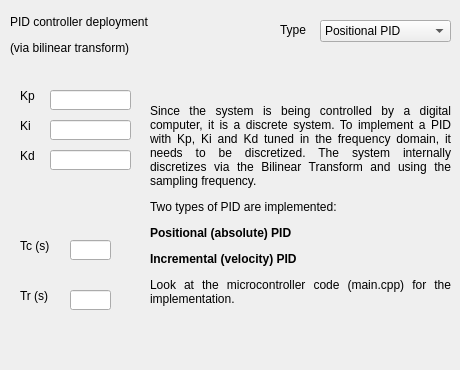
   <widget class="QWidget" name="tab_3">
    <attribute name="title">
     <string>PID</string>
    </attribute>
    <widget class="QLineEdit" name="Kp">
     <property name="geometry">
      <rect>
       <x>50</x>
       <y>90</y>
       <width>81</width>
       <height>20</height>
      </rect>
     </property>
    </widget>
    <widget class="QLineEdit" name="Ki">
     <property name="geometry">
      <rect>
       <x>50</x>
       <y>120</y>
       <width>81</width>
       <height>20</height>
      </rect>
     </property>
    </widget>
    <widget class="QLineEdit" name="Kd">
     <property name="geometry">
      <rect>
       <x>50</x>
       <y>150</y>
       <width>81</width>
       <height>20</height>
      </rect>
     </property>
    </widget>
    <widget class="QLabel" name="Kp_label">
     <property name="geometry">
      <rect>
       <x>20</x>
       <y>80</y>
       <width>21</width>
       <height>31</height>
      </rect>
     </property>
     <property name="text">
      <string>Kp</string>
     </property>
    </widget>
    <widget class="QLabel" name="Ki_label">
     <property name="geometry">
      <rect>
       <x>20</x>
       <y>110</y>
       <width>21</width>
       <height>31</height>
      </rect>
     </property>
     <property name="text">
      <string>Ki</string>
     </property>
    </widget>
    <widget class="QLabel" name="Kd_label">
     <property name="geometry">
      <rect>
       <x>20</x>
       <y>140</y>
       <width>21</width>
       <height>31</height>
      </rect>
     </property>
     <property name="text">
      <string>Kd</string>
     </property>
    </widget>
    <widget class="QLineEdit" name="time_constant">
     <property name="geometry">
      <rect>
       <x>70</x>
       <y>240</y>
       <width>41</width>
       <height>20</height>
      </rect>
     </property>
    </widget>
    <widget class="QLabel" name="time_constant_label">
     <property name="geometry">
      <rect>
       <x>20</x>
       <y>230</y>
       <width>41</width>
       <height>31</height>
      </rect>
     </property>
     <property name="toolTip">
      <string>Time constant for PID algorithm derivative action filtering. Smaller time constant, less filtering.</string>
     </property>
     <property name="text">
      <string>Tc (s)</string>
     </property>
    </widget>
    <widget class="QLabel" name="modooperacion_label_2">
     <property name="geometry">
      <rect>
       <x>10</x>
       <y>10</y>
       <width>216</width>
       <height>51</height>
      </rect>
     </property>
     <property name="text">
      <string>&lt;html&gt;&lt;head/&gt;&lt;body&gt;&lt;p&gt;PID controller deployment&lt;/p&gt;&lt;p&gt;(via bilinear transform)&lt;/p&gt;&lt;/body&gt;&lt;/html&gt;</string>
     </property>
    </widget>
    <widget class="QComboBox" name="PIDtype">
     <property name="geometry">
      <rect>
       <x>320</x>
       <y>20</y>
       <width>131</width>
       <height>22</height>
      </rect>
     </property>
     <item>
      <property name="text">
       <string>Positional PID</string>
      </property>
     </item>
     <item>
      <property name="text">
       <string>Incremental PID</string>
      </property>
     </item>
    </widget>
    <widget class="QLabel" name="PIDtype_label">
     <property name="geometry">
      <rect>
       <x>280</x>
       <y>20</y>
       <width>41</width>
       <height>21</height>
      </rect>
     </property>
     <property name="toolTip">
      <string>Positional: computes the absolute output each tick. Incremental: computes only the change and adds it to the previous output.</string>
     </property>
     <property name="text">
      <string>&lt;html&gt;&lt;head/&gt;&lt;body&gt;&lt;p&gt;Type&lt;/p&gt;&lt;/body&gt;&lt;/html&gt;</string>
     </property>
    </widget>
    <widget class="QLabel" name="label_4">
     <property name="geometry">
      <rect>
       <x>150</x>
       <y>50</y>
       <width>301</width>
       <height>311</height>
      </rect>
     </property>
     <property name="text">
      <string>&lt;html&gt;&lt;head/&gt;&lt;body&gt;&lt;p align=&quot;justify&quot;&gt;Since the system is being controlled by a digital computer, it is a discrete system. To implement a PID with Kp, Ki and Kd tuned in the frequency domain, it needs to be discretized. The system internally discretizes via the Bilinear Transform and using the sampling frequency.&lt;/p&gt;&lt;p align=&quot;justify&quot;&gt;Two types of PID are implemented:&lt;/p&gt;&lt;p align=&quot;justify&quot;&gt;&lt;span style=&quot; font-weight:600;&quot;&gt;Positional (absolute) PID&lt;/span&gt;&lt;/p&gt;&lt;p align=&quot;justify&quot;&gt;&lt;span style=&quot; font-weight:600;&quot;&gt;Incremental (velocity) PID&lt;/span&gt;&lt;/p&gt;&lt;p align=&quot;justify&quot;&gt;Look at the microcontroller code (main.cpp) for the implementation.&lt;/p&gt;&lt;/body&gt;&lt;/html&gt;</string>
     </property>
     <property name="scaledContents">
      <bool>false</bool>
     </property>
     <property name="wordWrap">
      <bool>true</bool>
     </property>
    </widget>
    <widget class="QLineEdit" name="reset_time">
     <property name="geometry">
      <rect>
       <x>70</x>
       <y>290</y>
       <width>41</width>
       <height>20</height>
      </rect>
     </property>
    </widget>
    <widget class="QLabel" name="reset_time_label">
     <property name="geometry">
      <rect>
       <x>20</x>
       <y>280</y>
       <width>41</width>
       <height>31</height>
      </rect>
     </property>
     <property name="toolTip">
      <string>&lt;html&gt;&lt;head/&gt;&lt;body&gt;&lt;p&gt;Reset time: time it takes to reset the integral component back to the maximum saturation value (i.e. PWM = 255) after the output reaches saturation (PWM&amp;gt;255).&lt;/p&gt;&lt;/body&gt;&lt;/html&gt;</string>
     </property>
     <property name="text">
      <string>Tr (s)</string>
     </property>
    </widget>
   </widget>
